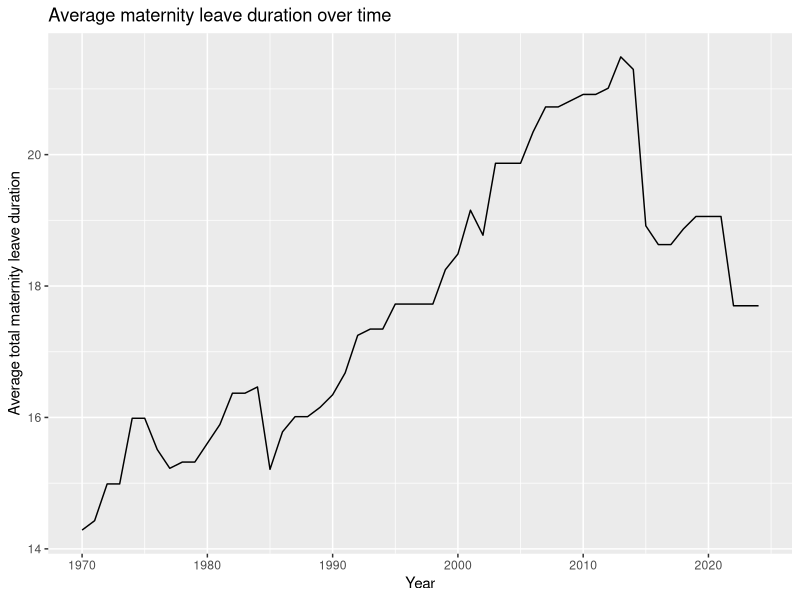
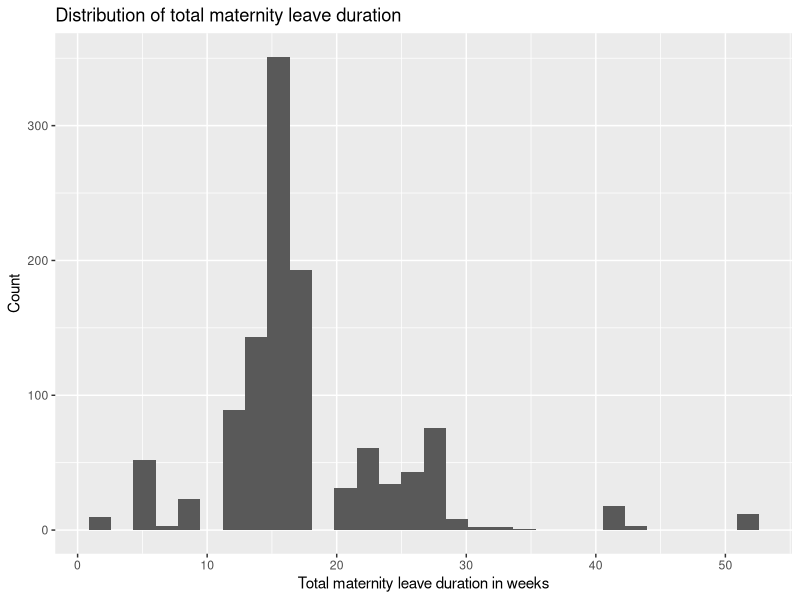

These charts were generated, in order, by the following R code:
## ---- chunk 1
library(readxl)
library(dplyr)
library(skimr)


data <- readxl::read_excel(
  "data-raw/EPLP_Dataset_Workbook_v2.xlsx",
  sheet = "Dataset",
  skip = 1
)



glimpse(data)
## ---- chunk 2
key_vars <- data |>
  select(country, year,
         mat_m_ld_bb, mat_m_ld_ab,
         mat_v_ld_bb, mat_v_ld_ab,
         par1_ld, par1_fr, par1_for_whom,
         par2_ld, par2_fr, par2_for_whom, currency)

summary(key_vars)
skim(key_vars)
## ---- chunk 3
library(ggplot2)
data_withna <- data |>
  mutate(across(where(is.numeric), ~ na_if(.x, -98))) |>
  mutate(across(where(is.numeric), ~ na_if(.x, -99)))

data_withna <- data_withna |>
  mutate(
    mat_ld_total = mat_m_ld_bb + mat_m_ld_ab + mat_v_ld_bb + mat_v_ld_ab
  )

data_withna |>
  group_by(year) |>
  summarise(mean_mat_ld_total = mean(mat_ld_total, na.rm = TRUE)) |>
  ggplot(aes(x = year, y = mean_mat_ld_total)) +
  geom_line() +
  labs(
    title = "Average maternity leave duration over time",
    x = "Year",
    y = "Average total maternity leave duration"
  )

ggplot(data_withna, aes(x = mat_ld_total)) +
  geom_histogram() +
  labs(
    title = "Distribution of total maternity leave duration",
    x = "Total maternity leave duration in weeks",
    y = "Count"
  )
